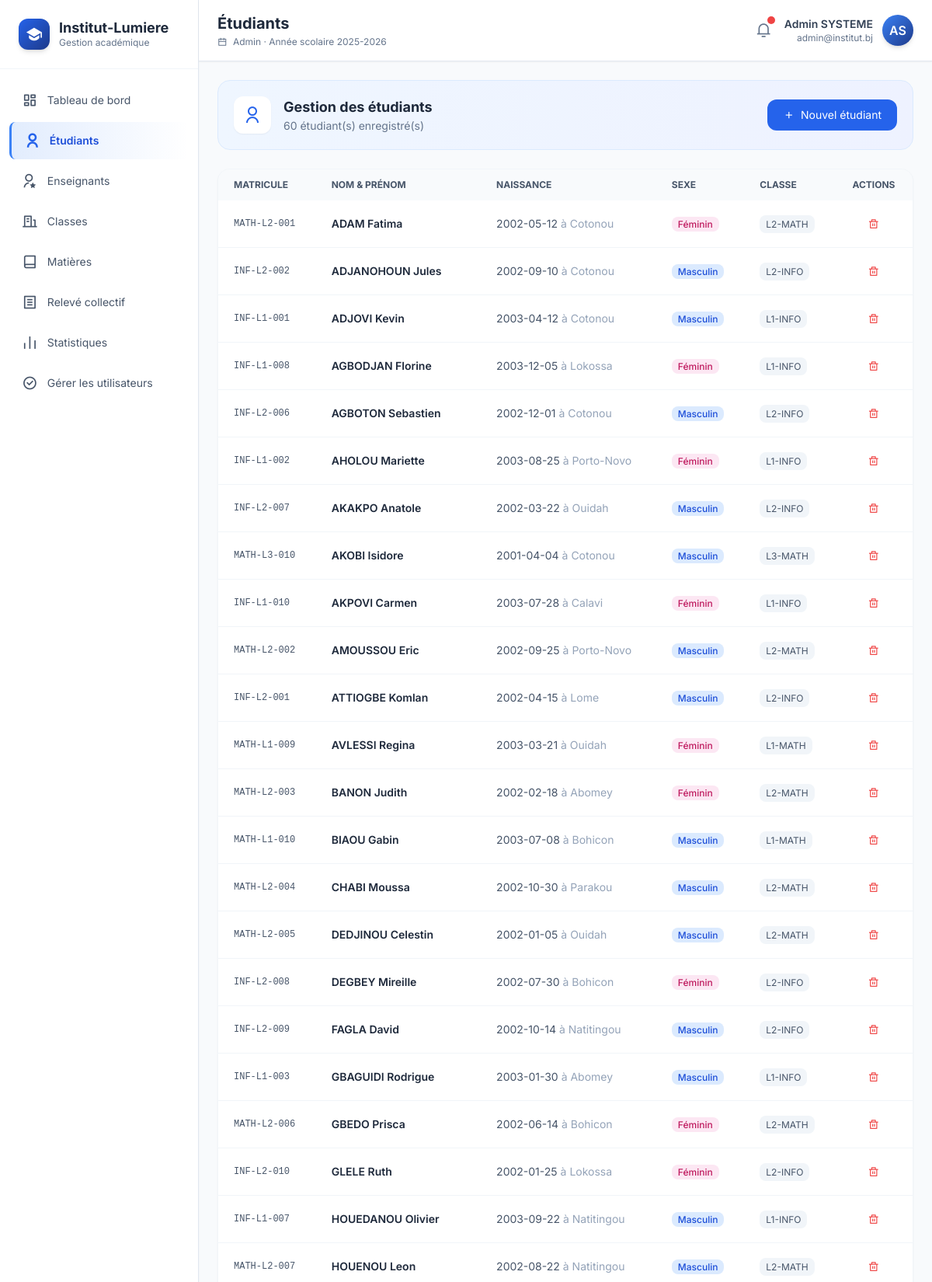
The page /pages/admin/etudiants.php (signed in, upper part) on the database its author committed.
### tables this page shows
CREATE TABLE etudiants (
    id INT AUTO_INCREMENT PRIMARY KEY,
    utilisateur_id INT UNIQUE,
    matricule VARCHAR(30) UNIQUE NOT NULL,
    nom VARCHAR(100) NOT NULL,
    prenom VARCHAR(100) NOT NULL,
    date_naissance DATE,
    lieu_naissance VARCHAR(100),
    sexe ENUM('M','F') DEFAULT 'M',
    classe_id INT,
    FOREIGN KEY (utilisateur_id) REFERENCES utilisateurs(id) ON DELETE SET NULL,
    FOREIGN KEY (classe_id) REFERENCES classes(id) ON DELETE SET NULL
);

CREATE TABLE classes (
    id INT AUTO_INCREMENT PRIMARY KEY,
    nom VARCHAR(50) NOT NULL,
    niveau VARCHAR(50) NOT NULL,
    filiere VARCHAR(50) NOT NULL,
    annee_scolaire VARCHAR(20) NOT NULL,
    description TEXT
);

### includes/auth.php (called while the page is built, shortened)
<?php
function e(?string $s): string
{
    return htmlspecialchars((string)$s, ENT_QUOTES, 'UTF-8');
}

### pages/admin/etudiants.php (the view, shortened to what this page needs)
<?php
require_once __DIR__ . '/../../includes/auth.php';
$etudiants = $pdo->query("SELECT e.*, c.nom AS classe FROM etudiants e LEFT JOIN classes c ON e.classe_id = c.id ORDER BY e.nom")->fetchAll();
include __DIR__ . '/../../includes/header.php';
?>
<div class="mb-6">
  <div class="bg-gradient-to-r from-blue-50 to-indigo-50 rounded-2xl p-5 border border-blue-100">
    <div class="flex items-center justify-between flex-wrap gap-4">
      <div class="flex items-center gap-4">
        <div class="w-12 h-12 rounded-xl bg-white shadow-sm flex items-center justify-center">
          <i class="ri-user-line text-2xl text-blue-600"></i>
        </div>
        <div>
          <h2 class="text-lg font-bold text-slate-800">Gestion des étudiants</h2>
          <p class="text-sm text-slate-500"><?= count($etudiants) ?> étudiant(s) enregistré(s)</p>
        </div>
      </div>
      <button onclick="document.getElementById('modal').classList.remove('hidden')"
        class="px-5 py-2.5 bg-blue-600 hover:bg-blue-700 text-white rounded-xl text-sm flex items-center gap-2 transition">
        <i class="ri-add-line"></i> Nouvel étudiant
      </button>
    </div>
  </div>
</div>
<div class="bg-white rounded-2xl shadow-sm border border-slate-100 overflow-hidden">
  <div class="overflow-x-auto">
    <table class="w-full text-sm">
      <thead class="bg-slate-50 text-slate-600 text-xs uppercase">
        <tr>
          <th class="px-5 py-3 text-left">Matricule</th>
          <th class="px-5 py-3 text-left">Nom & Prénom</th>
          <th class="px-5 py-3 text-left">Naissance</th>
          <th class="px-5 py-3 text-left">Sexe</th>
          <th class="px-5 py-3 text-left">Classe</th>
          <th class="px-5 py-3 text-center">Actions</th>
        </tr>
      </thead>
      <tbody class="divide-y divide-slate-100">
        <?php foreach ($etudiants as $e): ?>
          <tr class="hover:bg-slate-50 transition">
            <td class="px-5 py-3 font-mono text-xs text-slate-600"><?= e($e['matricule']) ?></td>
            <td class="px-5 py-3 font-semibold text-slate-800"><?= e($e['nom'] . ' ' . $e['prenom']) ?></td>
            <td class="px-5 py-3 text-slate-600">
              <?= e($e['date_naissance']) ?>
              <span class="text-slate-400">à <?= e($e['lieu_naissance']) ?></span>
            </td>
            <td class="px-5 py-3">
              <span class="px-2 py-0.5 rounded-lg text-xs font-medium <?= $e['sexe'] === 'F' ? 'bg-pink-100 text-pink-700' : 'bg-blue-100 text-blue-700' ?>">
                <?= $e['sexe'] === 'F' ? 'Féminin' : 'Masculin' ?>
              </span>
            </td>
            <td class="px-5 py-3">
              <span class="px-2 py-1 rounded-lg bg-slate-100 text-slate-600 text-xs"><?= e($e['classe']) ?></span>
            </td>
            <td class="px-5 py-3 text-center">
              <form method="POST" onsubmit="return confirm('Supprimer cet étudiant ?')" class="inline">
                <button class="text-red-500 hover:bg-red-50 p-2 rounded-lg transition">
                  <i class="ri-delete-bin-line"></i>
                </button>
              </form>
            </td>
          </tr>
        <?php endforeach; ?>
      </tbody>
    </table>
  </div>
</div>
<?php include __DIR__ . '/../../includes/footer.php'; ?>

### includes/header.php (style rules this page uses)
body { font-family: 'Inter', sans-serif; background-color: #f8fafc; }

### rows shown on the page
etudiants: matricule "MATH-L2-001", nom+prenom "ADAM Fatima", date_naissance "2002-05-12", lieu_naissance "Cotonou", sexe "Féminin", classe.nom "L2-MATH"
etudiants: matricule "INF-L2-002", nom+prenom "ADJANOHOUN Jules", date_naissance "2002-09-10", lieu_naissance "Cotonou", sexe "Masculin", classe.nom "L2-INFO"
etudiants: matricule "INF-L1-001", nom+prenom "ADJOVI Kevin", date_naissance "2003-04-12", lieu_naissance "Cotonou", sexe "Masculin", classe.nom "L1-INFO"
etudiants: matricule "INF-L1-008", nom+prenom "AGBODJAN Florine", date_naissance "2003-12-05", lieu_naissance "Lokossa", sexe "Féminin", classe.nom "L1-INFO"
etudiants: matricule "INF-L2-006", nom+prenom "AGBOTON Sebastien", date_naissance "2002-12-01", lieu_naissance "Cotonou", sexe "Masculin", classe.nom "L2-INFO"
etudiants: matricule "INF-L1-002", nom+prenom "AHOLOU Mariette", date_naissance "2003-08-25", lieu_naissance "Porto-Novo", sexe "Féminin", classe.nom "L1-INFO"
etudiants: matricule "INF-L2-007", nom+prenom "AKAKPO Anatole", date_naissance "2002-03-22", lieu_naissance "Ouidah", sexe "Masculin", classe.nom "L2-INFO"
etudiants: matricule "MATH-L3-010", nom+prenom "AKOBI Isidore", date_naissance "2001-04-04", lieu_naissance "Cotonou", sexe "Masculin", classe.nom "L3-MATH"
etudiants: matricule "INF-L1-010", nom+prenom "AKPOVI Carmen", date_naissance "2003-07-28", lieu_naissance "Calavi", sexe "Féminin", classe.nom "L1-INFO"
etudiants: matricule "MATH-L2-002", nom+prenom "AMOUSSOU Eric", date_naissance "2002-09-25", lieu_naissance "Porto-Novo", sexe "Masculin", classe.nom "L2-MATH"
etudiants: matricule "INF-L2-001", nom+prenom "ATTIOGBE Komlan", date_naissance "2002-04-15", lieu_naissance "Lome", sexe "Masculin", classe.nom "L2-INFO"
etudiants: matricule "MATH-L1-009", nom+prenom "AVLESSI Regina", date_naissance "2003-03-21", lieu_naissance "Ouidah", sexe "Féminin", classe.nom "L1-MATH"
etudiants: matricule "MATH-L2-003", nom+prenom "BANON Judith", date_naissance "2002-02-18", lieu_naissance "Abomey", sexe "Féminin", classe.nom "L2-MATH"
etudiants: matricule "MATH-L1-010", nom+prenom "BIAOU Gabin", date_naissance "2003-07-08", lieu_naissance "Bohicon", sexe "Masculin", classe.nom "L1-MATH"
etudiants: matricule "MATH-L2-004", nom+prenom "CHABI Moussa", date_naissance "2002-10-30", lieu_naissance "Parakou", sexe "Masculin", classe.nom "L2-MATH"
etudiants: matricule "MATH-L2-005", nom+prenom "DEDJINOU Celestin", date_naissance "2002-01-05", lieu_naissance "Ouidah", sexe "Masculin", classe.nom "L2-MATH"
etudiants: matricule "INF-L2-008", nom+prenom "DEGBEY Mireille", date_naissance "2002-07-30", lieu_naissance "Bohicon", sexe "Féminin", classe.nom "L2-INFO"
etudiants: matricule "INF-L2-009", nom+prenom "FAGLA David", date_naissance "2002-10-14", lieu_naissance "Natitingou", sexe "Masculin", classe.nom "L2-INFO"
etudiants: matricule "INF-L1-003", nom+prenom "GBAGUIDI Rodrigue", date_naissance "2003-01-30", lieu_naissance "Abomey", sexe "Masculin", classe.nom "L1-INFO"
etudiants: matricule "MATH-L2-006", nom+prenom "GBEDO Prisca", date_naissance "2002-06-14", lieu_naissance "Bohicon", sexe "Féminin", classe.nom "L2-MATH"
etudiants: matricule "INF-L2-010", nom+prenom "GLELE Ruth", date_naissance "2002-01-25", lieu_naissance "Lokossa", sexe "Féminin", classe.nom "L2-INFO"
etudiants: matricule "INF-L1-007", nom+prenom "HOUEDANOU Olivier", date_naissance "2003-09-22", lieu_naissance "Natitingou", sexe "Masculin", classe.nom "L1-INFO"
etudiants: matricule "MATH-L2-007", nom+prenom "HOUENOU Leon", date_naissance "2002-08-22", lieu_naissance "Natitingou", sexe "Masculin", classe.nom "L2-MATH"

### other values the page prints
$m[0] "Tableau de bord"
$m[0] "Étudiants"
$m[0] "Enseignants"
$m[0] "Classes"
$m[0] "Matières"
$m[0] "Relevé collectif"
$m[0] "Statistiques"
$m[0] "Gérer les utilisateurs"
$pageTitle "Étudiants"
$role "Admin"
$user['prenom'] . ' ' . $user['nom'] "Admin SYSTEME"
$user['email'] "admin@institut.bj"
substr($user['prenom'], 0, 1) . substr($user['nom'], 0, 1) "AS"
count($etudiants) "60"
